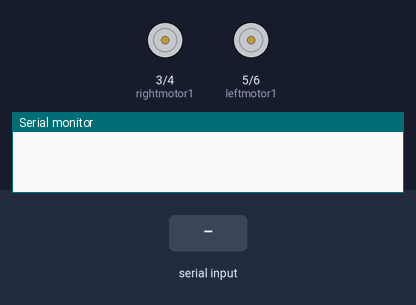
Recording of a sketch running on a simulated ESP32-S3. Shown: motor-driver pin pairs drawn as motors (green arrow = first pin HIGH = forward, orange = second pin HIGH = backward, longer = more drive, scaled by the enable pin), the last lines printed to the serial monitor. The inputs (shaded band) are chosen by the test bench. Nothing arrives over Bluetooth unless stated.

Above: at 1.2 s.
1.3 s: "F" received over the second serial link
At 2.5 s:
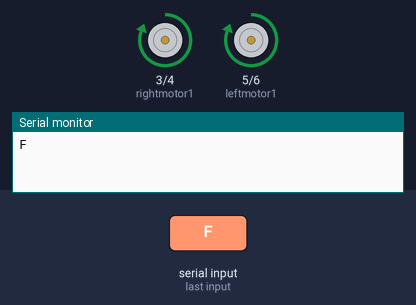
2.8 s: "B" received over the second serial link
At 3.8 s:
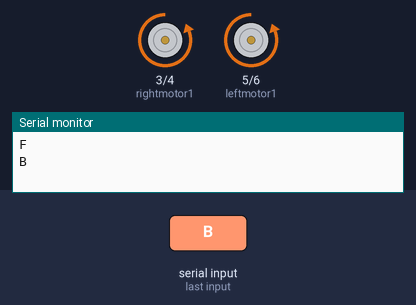
4.3 s: "L" received over the second serial link
At 4.9 s:
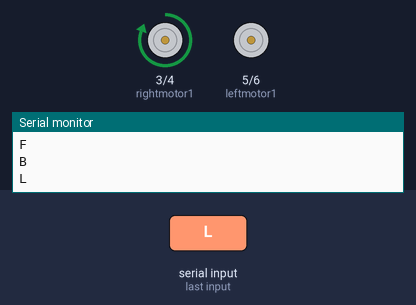
5.8 s: "R" received over the second serial link
At 6.1 s:
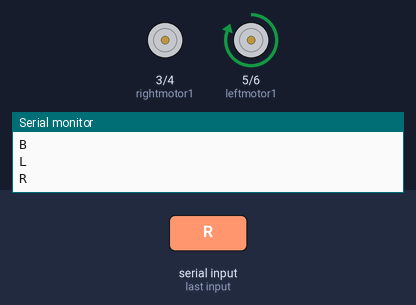
7.3 s: "S" received over the second serial link
At 8.4 s:
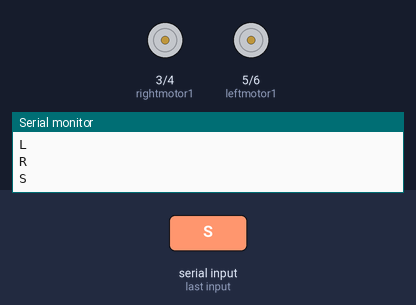
Timing chart, 0 to 9.8 s (numbered marks = the images above; inputs shaded):
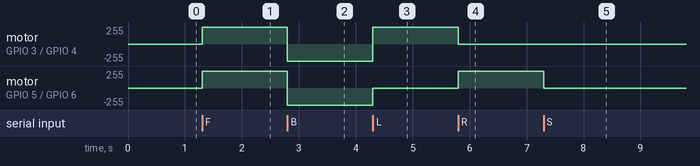

Measured:
- after the input at 1.3 s, motor on GPIO 3 (rightmotor1) / GPIO 4 (rightmotor2), motor on GPIO 5 (leftmotor1) / GPIO 6 (leftmotor2): stopped → forward 255/255 at once
- after the input at 2.8 s, motor on GPIO 3 (rightmotor1) / GPIO 4 (rightmotor2), motor on GPIO 5 (leftmotor1) / GPIO 6 (leftmotor2): forward 255/255 → backward 255/255 at once
- after the input at 4.3 s, motor on GPIO 3 (rightmotor1) / GPIO 4 (rightmotor2): backward 255/255 → forward 255/255 at once; motor on GPIO 5 (leftmotor1) / GPIO 6 (leftmotor2): backward 255/255 → stopped at once
- after the input at 5.8 s, motor on GPIO 3 (rightmotor1) / GPIO 4 (rightmotor2): forward 255/255 → stopped at once; motor on GPIO 5 (leftmotor1) / GPIO 6 (leftmotor2): stopped → forward 255/255 at once
- after the input at 7.3 s, motor on GPIO 5 (leftmotor1) / GPIO 6 (leftmotor2): forward 255/255 → stopped at once

The sketch:

ESP32_Bluetooth.ino
```cpp
//Make sure you are choosing ESP32 as your Board(Choose the model written on your board).

#include <BluetoothSerial.h>

char t;
BluetoothSerial SerialBT;  // Define the Bluetooth Serial object
int rightmotor1 = 3;
int rightmotor2 = 4;
int leftmotor1 = 5;
int leftmotor2 = 6;

int en_right_motor = 2;
int en_left_motor = 7;


void setup() {

  pinMode(rightmotor1, OUTPUT);
  pinMode(rightmotor2, OUTPUT);
  pinMode(leftmotor1, OUTPUT);
  pinMode(leftmotor2, OUTPUT);

  pinMode(en_right_motor, OUTPUT);
  pinMode(en_left_motor, OUTPUT);

  SerialBT.begin("Your_ESP32Name");  // Initialize Bluetooth with your ESP32's name
  Serial.begin(9600);
}

void loop() {
  if (SerialBT.available()) {
    t = SerialBT.read();
    Serial.println(t);
  }

  if (t == 'F') {  // move forward
    Forward();

  } else if (t == 'B') {  // move reverse
    Backward();

  } else if (t == 'L') {  // turn right
    Left();


  } else if (t == 'R') {  // turn left
    Right();

  } else if (t == 'S') {
    Stopp();  // STOP (all motors stop)
  }
}


void Forward() {

  digitalWrite(rightmotor1, HIGH);
  digitalWrite(rightmotor2, LOW);
  digitalWrite(leftmotor1, HIGH);
  digitalWrite(leftmotor2, LOW);
  digitalWrite(en_right_motor, 150);
  digitalWrite(en_left_motor, 150);
}
void Left() {

  digitalWrite(rightmotor1, HIGH);
  digitalWrite(rightmotor2, LOW);
  digitalWrite(leftmotor1, LOW);
  digitalWrite(leftmotor2, LOW);
  digitalWrite(en_right_motor, 150);
  digitalWrite(en_left_motor, 150);
}
void Right() {

  digitalWrite(rightmotor1, LOW);
  digitalWrite(rightmotor2, LOW);
  digitalWrite(leftmotor1, HIGH);
  digitalWrite(leftmotor2, LOW);
  digitalWrite(en_right_motor, 150);
  digitalWrite(en_left_motor, 150);
}

void Backward() {

  digitalWrite(rightmotor1, LOW);
  digitalWrite(rightmotor2, HIGH);
  digitalWrite(leftmotor1, LOW);
  digitalWrite(leftmotor2, HIGH);
  digitalWrite(en_right_motor, 150);
  digitalWrite(en_left_motor, 150);
}

void Stopp() {

  digitalWrite(rightmotor1, LOW);
  digitalWrite(rightmotor2, LOW);
  digitalWrite(leftmotor1, LOW);
  digitalWrite(leftmotor2, LOW);
}
```
